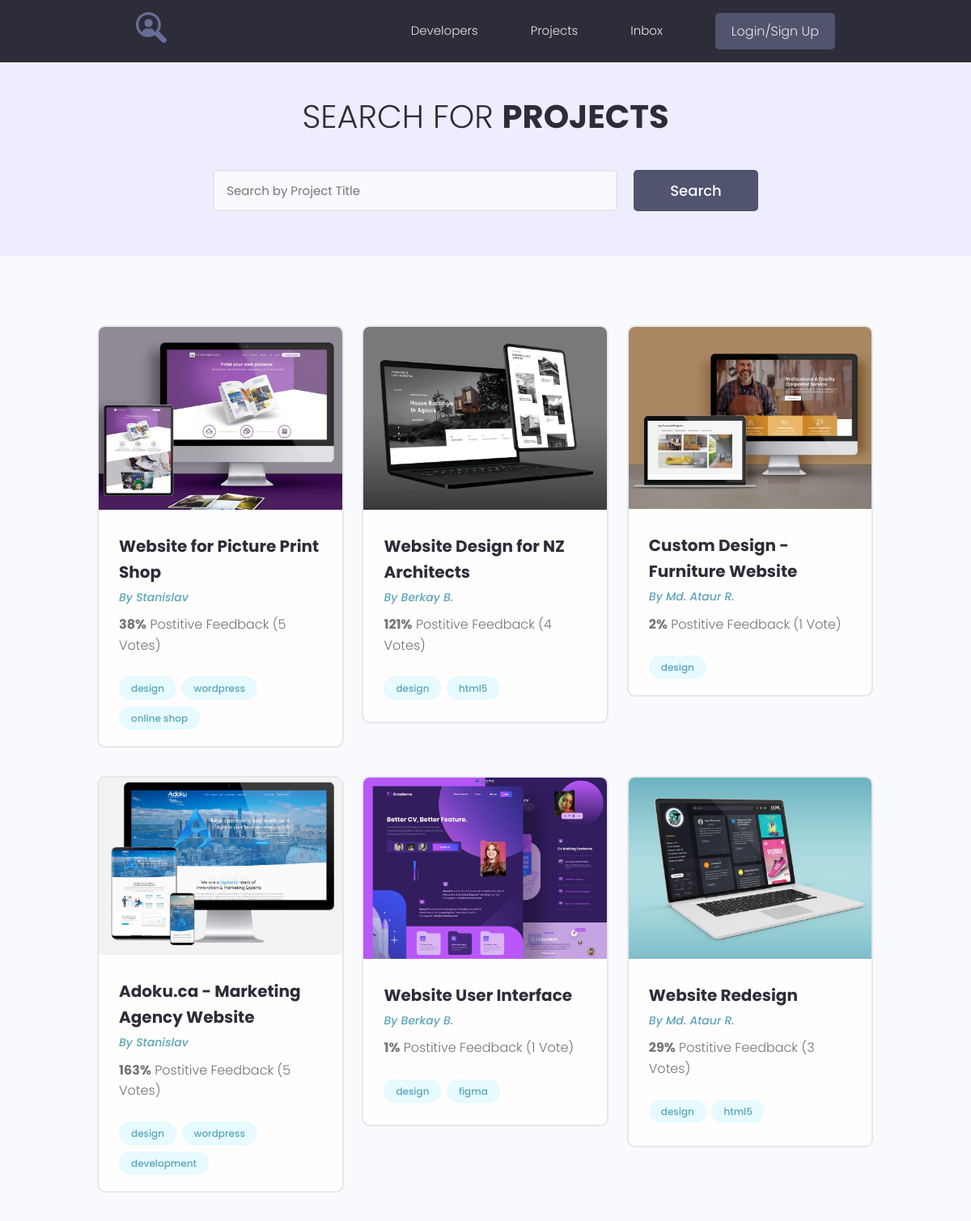
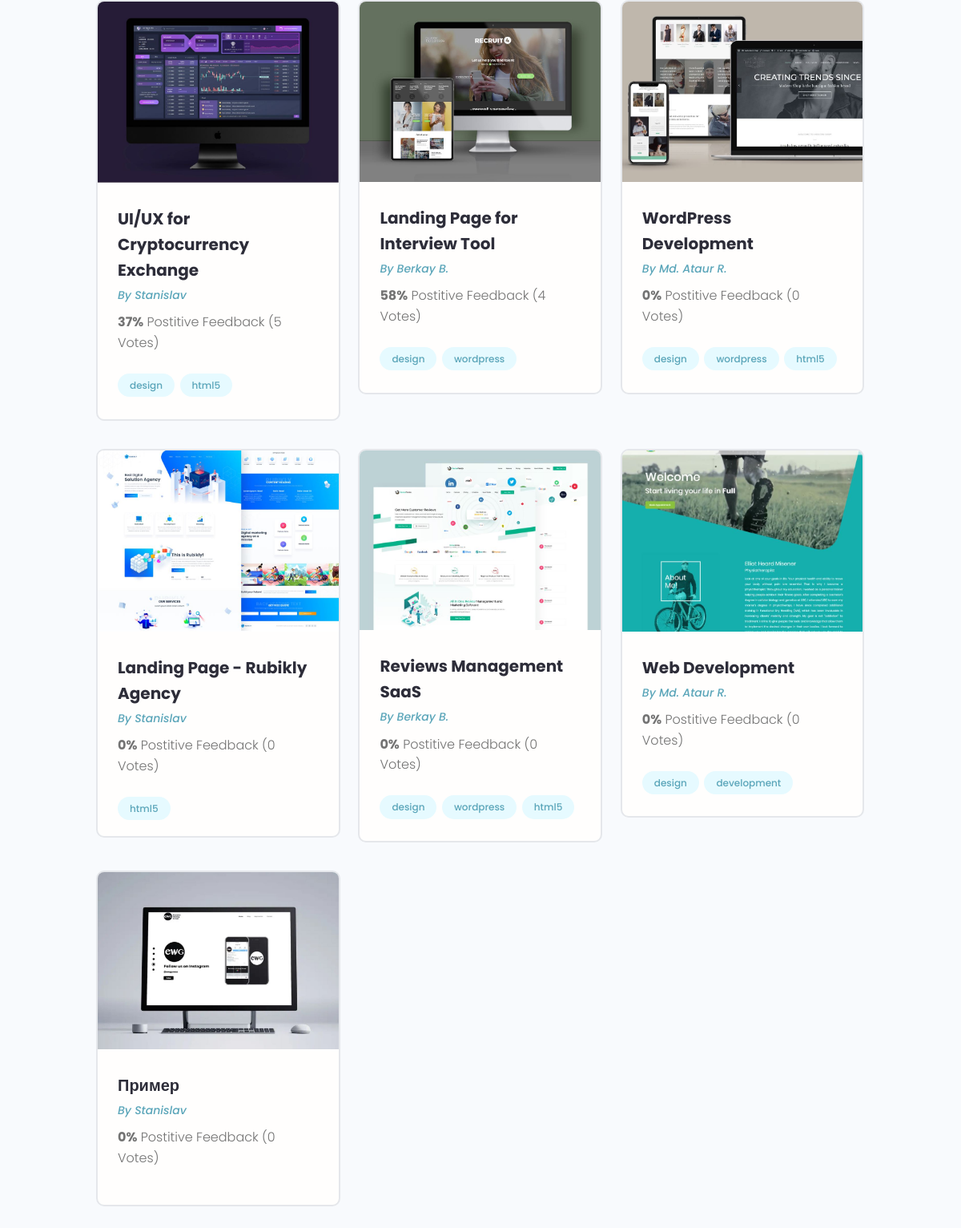
The page /projects/ on the database as committed earlier (2 pictures, top to bottom).
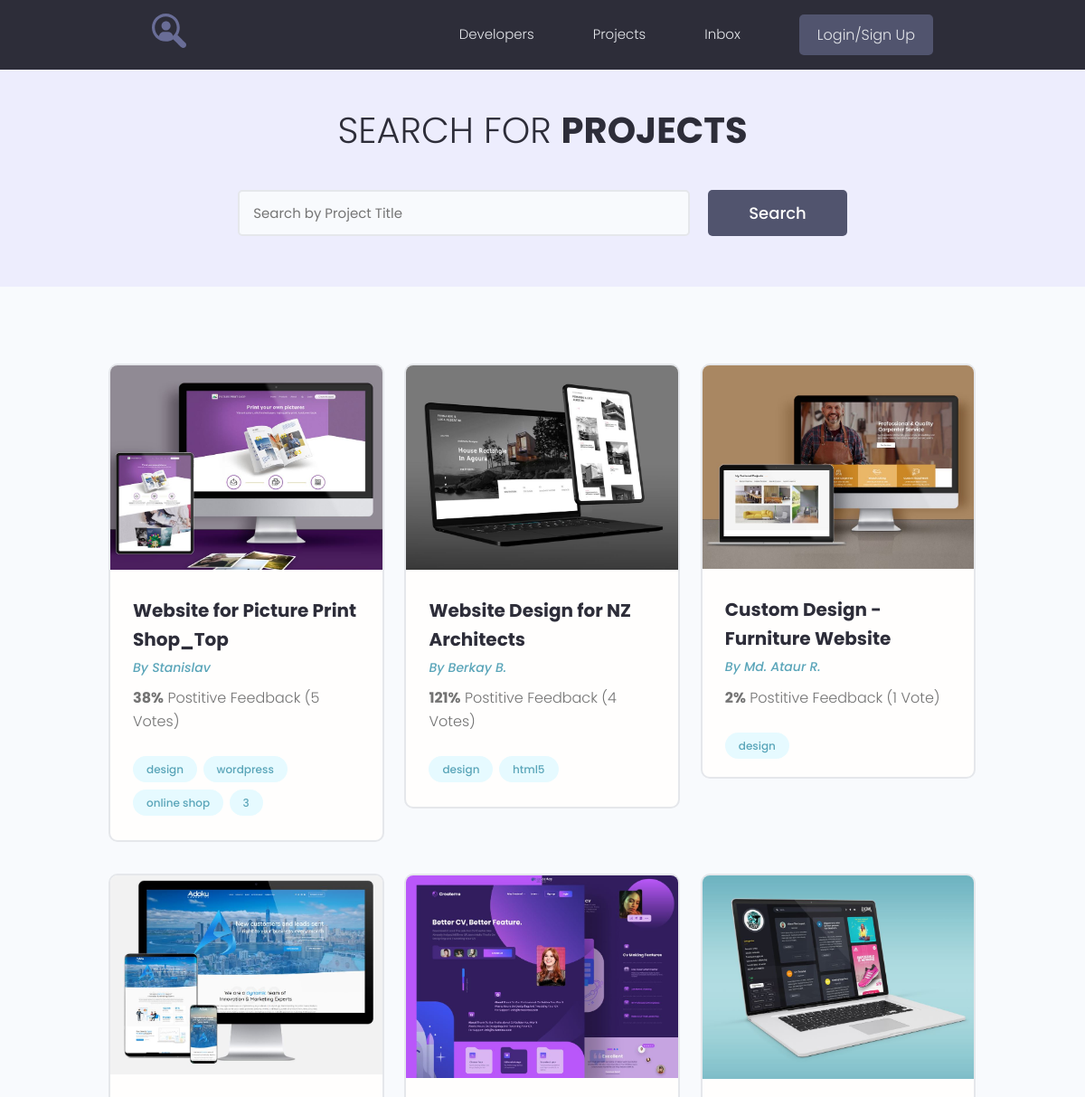
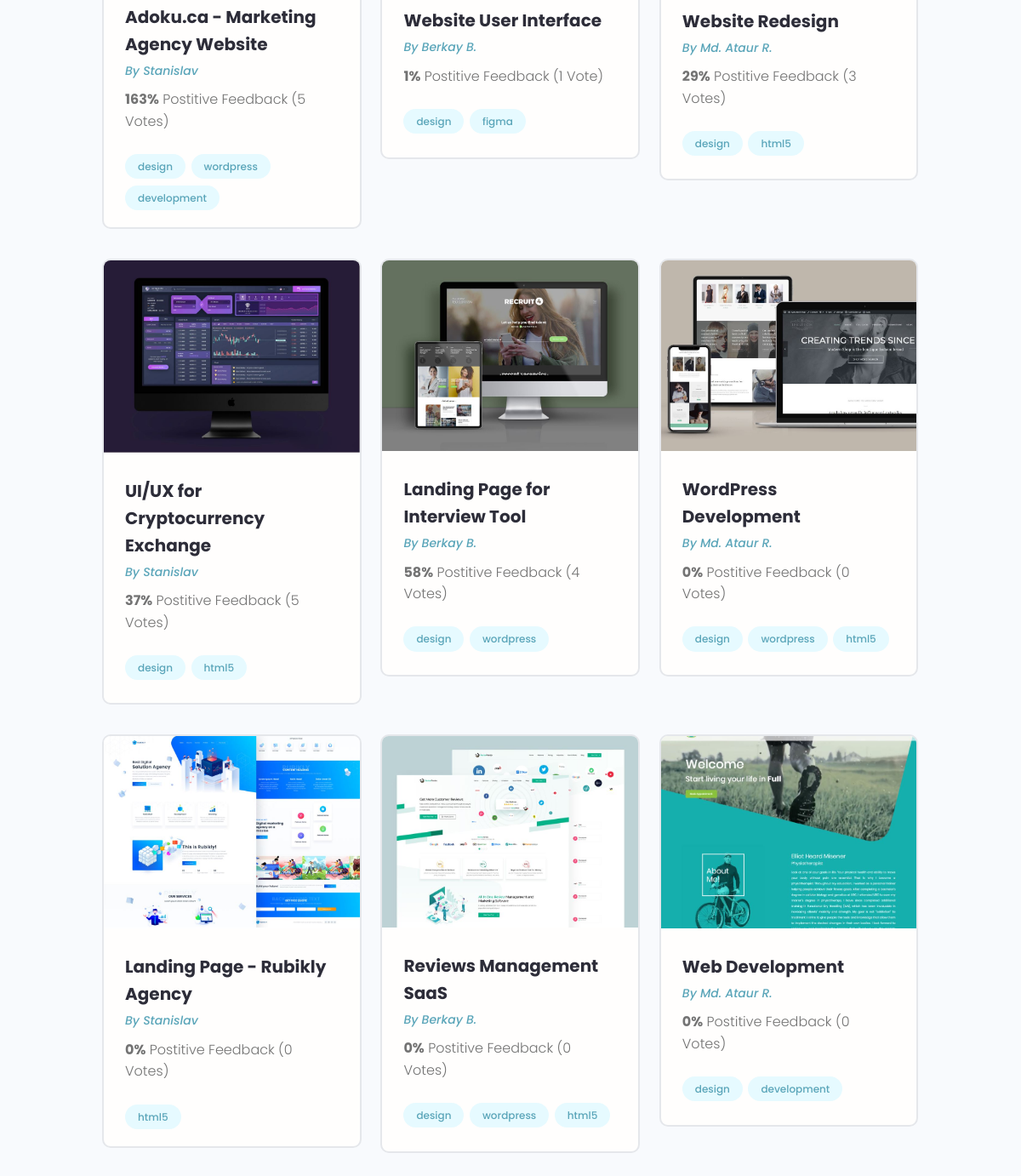
The same page on the database as committed later (2 pictures, top to bottom).
### projects/models.py (models this page shows, shortened)
class Project(models.Model):
    owner = models.ForeignKey(Profile, on_delete=models.SET_NULL, null=True, blank=True)
    title = models.CharField(max_length=200) # Название самого какого то проекта
    description = models.TextField(null=True, blank=True) # Поле по больше(Пустое поле, по умолчанию null)
    featured_image = models.ImageField(null=True, blank=True, upload_to='projects/%Y/%m/%d/', default='default.jpg') # Поле для изображения, поле будет заполняться динамически. upload_to - указывает по какому пути будет загружаться изображение. default='default.jpg' не указываем путь к папке, значит она должна лежать в медиа.
    demo_link = models.CharField(max_length=2000, null=True, blank=True) # будет два перехода
    source_link = models.CharField(max_length=2000, null=True, blank=True)
    tags = models.ManyToManyField('Tag', blank=True)
    vote_total = models.IntegerField(default=0, null=True, blank=True) # для подсчёта кол-ва процентов
    vote_ratio = models.IntegerField(default=0, null=True, blank=True) # для подсчёта кол-ва
    created = models.DateTimeField(auto_now_add=True)  # Дата создания какого-то проекта.

class Tag(models.Model):
    name = models.CharField(max_length=200)
    created = models.DateTimeField(auto_now_add=True) # Дата создания тега
    def __str__(self):
        return self.name

### users/models.py (models this page shows, shortened)
class Profile(models.Model):
    user = models.OneToOneField(User, on_delete=models.CASCADE, null=True, blank=True)  # Один профиль пользователя может быть связан с одним зарегистрированным пользователем, у которого могут быть проекты и т.д. Что бы одна регистрационная учётка соответствовала одному профилю пользователя.
    name = models.CharField(max_length=200, blank=True, null=True)
    email = models.EmailField(max_length=500, blank=True, null=True)  # что бы у него проходила валидация от самого django
    username = models.CharField(max_length=200, blank=True, null=True)
    short_info = models.CharField(max_length=200, blank=True, null=True)  # краткое описание
    bio = models.TextField(blank=True, null=True)
    profile_image = models.ImageField(blank=True, null=True, upload_to='profiles/', default='profiles/user-default.png')
    social_github = models.CharField(max_length=200, blank=True, null=True)
    social_youtube = models.CharField(max_length=200, blank=True, null=True)
    social_website = models.CharField(max_length=200, blank=True, null=True)
    created = models.DateTimeField(auto_now_add=True)

### projects/views.py (the view)
# urls.py: path('projects/', include('projects.urls')),  # подключаем документ по пути, делаем главную страницу index.html
def projects(request):
    pr = Project.objects.all()
    context = {'projects': pr}
    return render(request, 'projects/projects.html', context)

### projects/templates/projects/projects.html (shortened to what this page needs)
{% extends 'projects/base.html' %}
{% block content %}
<main class="projects">
    <section class="hero-section text-center">
        <div class="container container--narrow">
            <div class="hero-section__box">
                <h2>Search for <span>Projects</span></h2>
            </div>
            <div class="hero-section__search">
                <form class="form" action="#" method="get">
                    <div class="form__field">
                        <input class="input input--text" id="formInput#search" type="text" name="text"
                               placeholder="Search by Project Title"/>
                    </div>
                    <input class="btn btn--sub btn--lg" type="submit" value="Search"/>
                </form>
            </div>
        </div>
    </section>
    <section class="projectsList">
        <div class="container">
            <div class="grid grid--three">
                {% for project in projects %}
                <div class="column">
                    <div class="card project">
                        <a href="{% url 'project' project.id %}" class="project">
                            <img class="project__thumbnail" src="{{ project.featured_image.url }}" alt="project thumbnail">
                            <div class="card__body">
                                <h3 class="project__title">{{ project.title }}</h3>
                                <p><a class="project__author" href="{% url 'user_profile' project.owner.id %}">By {{ project.owner.name }}</a></p>
                                <p class="project--rating">
                                    <span style="font-weight: bold;">{{ project.vote_total }}%</span> Postitive
                                    Feedback ({{ project.vote_ratio }} Vote{{ project.vote_ratio|pluralize:'s' }})
                                </p>
                                <div class="project__tags">
                                    {% for tag in project.tags.all %}
                                    <span class="tag tag--pill tag--main">
                                        <small>{{ tag }}</small>
                                    </span>
                                    {%endfor%}
                                </div>
                            </div>
                        </a>
                    </div>
                </div>
                {% endfor %}
            </div>
        </div>
    </section>
</main>
{% endblock %}

Rows that differ between the two databases and show on the page:
removed Project: featured_image (placeholder picture), title "Пример", owner.name "Stanislav", vote_total "0", vote_ratio "0"
changed Project: title "Website for Picture Print Shop" → "Website for Picture Print Shop_Top"
added Tag: name "3", shown under Project "Website for Picture Print Shop_Top"
